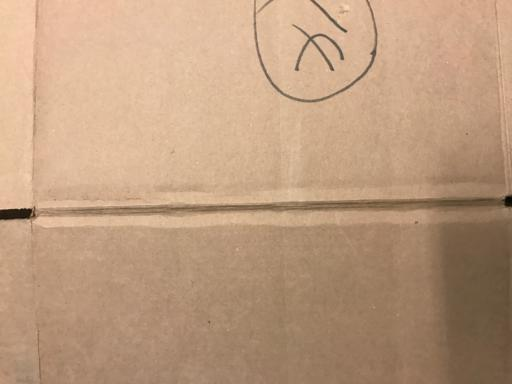
#> input picture Garbage Classification + ZeroWaste/data/raw/cardboard/cardboard1.jpg, 512 x 384 px
$ python debug_mask.py data/raw/cardboard/cardboard1.jpg
#> lines starting #> are read from the running program, lines starting #| are printed output that depends on the picture
"""
debug_mask.py — teste différents seuils BGR sur une image
Usage : python debug_mask.py data/raw/glass/img001.jpg
"""

import sys, os, cv2
import numpy as np
import matplotlib.pyplot as plt
from pathlib import Path
import config


def test_bgr_thresh(img_bgr, thresh, close_k=21, close_iter=3):
    smooth = cv2.GaussianBlur(img_bgr, (3,3), 0)
    b, g, r = cv2.split(smooth)
    bg   = ((b.astype(np.int16)>thresh) &
            (g.astype(np.int16)>thresh) &
            (r.astype(np.int16)>thresh)).astype(np.uint8)*255
    obj  = cv2.bitwise_not(bg)
    k    = cv2.getStructuringElement(cv2.MORPH_ELLIPSE,(close_k,close_k))
    obj  = cv2.morphologyEx(obj, cv2.MORPH_CLOSE, k, iterations=close_iter)
    k2   = cv2.getStructuringElement(cv2.MORPH_ELLIPSE,(5,5))
    obj  = cv2.morphologyEx(obj, cv2.MORPH_OPEN,  k2, iterations=1)
    # fill holes
    h,w  = obj.shape
    inv  = cv2.bitwise_not(obj)
    canvas = np.zeros((h+2,w+2),np.uint8)
    inv_c  = inv.copy()
    cv2.floodFill(inv_c, canvas, (0,0), 128)
    real_bg = (inv_c==128).astype(np.uint8)*255
    obj  = cv2.bitwise_not(real_bg)
    # nettoyer bords
    obj[:3,:]=obj[-3:,:]=obj[:,:3]=obj[:,-3:]=0
    # plus grand composant
    n,labels,stats,_ = cv2.connectedComponentsWithStats(obj,connectivity=8)
    if n>1:
        lg = 1+np.argmax(stats[1:,cv2.CC_STAT_AREA])
        out = np.zeros_like(obj); out[labels==lg]=255; obj=out
    return obj


def run_debug(image_path: str):
#> called with image_path = 'data/raw/cardboard/cardboard1.jpg'
    img = cv2.imread(image_path)
#> img is the input picture: shape (384, 512, 3); mean B, G, R 126.7, 155.5, 189
    if img is None:
        print(f"[ERREUR] Image introuvable : {image_path}"); sys.exit(1)

    h, w = img.shape[:2]
#> h = 384; w = 512
    img_rgb = cv2.cvtColor(img, cv2.COLOR_BGR2RGB)
    print(f"Image : {Path(image_path).name}  —  {w}×{h} px")
#| Image : cardboard1.jpg  —  512×384 px

    # Grille de seuils BGR à tester
    thresholds = [180, 190, 200, 210, 218, 225, 230, 235]

    n_cols = len(thresholds) + 1
    fig, axes = plt.subplots(2, n_cols, figsize=(4*n_cols, 8))

    axes[0,0].imshow(img_rgb); axes[0,0].set_title("ORIGINAL", fontweight="bold")
    axes[1,0].axis("off"); axes[0,0].axis("off")

    best_thresh = None; best_ratio_dist = float("inf")

    for j, thresh in enumerate(thresholds):
        mask  = test_bgr_thresh(img, thresh)
        ratio = (mask>127).sum() / (h*w) * 100
        ok    = 5 < ratio < 85
        color = "green" if ok else "red"

        axes[0,j+1].imshow(mask, cmap="gray")
        axes[0,j+1].set_title(f"seuil={thresh}\n{ratio:.1f}% objet",
                               fontsize=8, fontweight="bold", color=color)
        axes[0,j+1].axis("off")

        overlay = img_rgb.copy()
        overlay[mask>127] = (overlay[mask>127]*0.4 + np.array([0,220,80])*0.6).astype(np.uint8)
        axes[1,j+1].imshow(overlay); axes[1,j+1].axis("off")

        dist = abs(ratio - 40)
        if ok and dist < best_ratio_dist:
            best_ratio_dist = dist; best_thresh = thresh
#> this loop made 8 passes
#> pass 1, in test_bgr_thresh, `b, g, r = cv2.split(smooth)`:
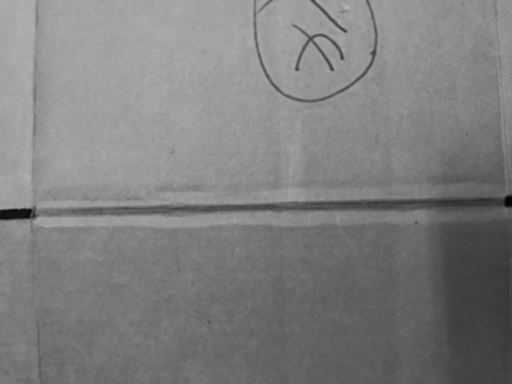
#> b: shape (384, 512); min 1, max 181, mean 126.7
#> pass 1, in test_bgr_thresh, `b, g, r = cv2.split(smooth)`:
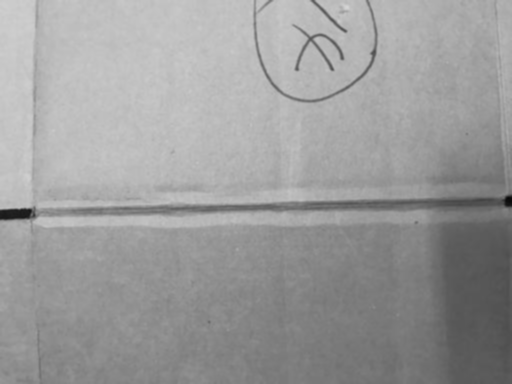
#> g: shape (384, 512); min 6, max 213, mean 155.5
#> pass 1, in test_bgr_thresh, `b, g, r = cv2.split(smooth)`:
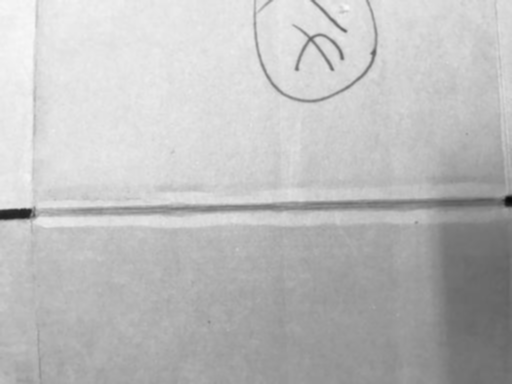
#> r: shape (384, 512); min 10, max 249, mean 189
#> after the loop, best_ratio_dist = inf

    if best_thresh is not None:
        j = thresholds.index(best_thresh)
        axes[0,j+1].set_title(axes[0,j+1].get_title()+"\n← RECOMMANDÉ",
                               fontsize=8, fontweight="bold", color="blue")
        print(f"\n  Paramètre recommandé pour cette image :")
        print(f"  BGR_THRESHOLD = {best_thresh}")
        print(f"\n  → Modifier dans mask_generation.py :")
        cls = Path(image_path).parent.name.lower()
        print(f"    BGR_THRESHOLDS['{cls}'] = {best_thresh}")
    else:
        print("\n⚠  Aucun seuil satisfaisant (5-85%) trouvé.")
        print("   Images peut-être trop similaires au fond blanc.")
        print("   → Essayez avec use_grabcut=True dans generate_binary_mask()")

    plt.suptitle(f"Debug seuils BGR — {Path(image_path).name}\n"
                 "Vert=bon (5-85%)  Rouge=mauvais", fontsize=11)
    plt.tight_layout()
    os.makedirs(config.OUTPUT_DIR, exist_ok=True)
    out = os.path.join(config.OUTPUT_DIR, f"debug_{Path(image_path).stem}.png")
    plt.savefig(out, dpi=110, bbox_inches="tight"); plt.close()
#> after `plt.savefig(out, dpi=110, bbox_inches='tight')`:
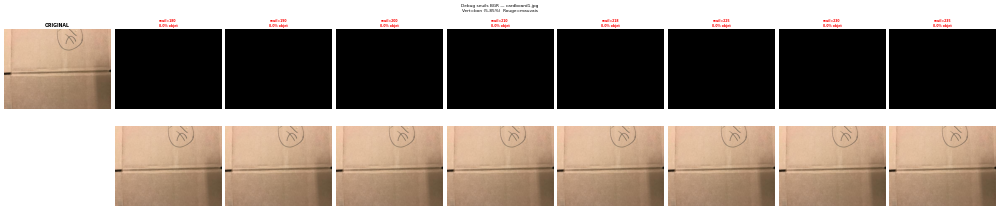
#> figure drawn by matplotlib, 17 panels
    print(f"\n  → {out}")


if __name__ == "__main__":
    if len(sys.argv) < 2:
        print("Usage : python debug_mask.py chemin/vers/image.jpg")
        sys.exit(0)
    run_debug(sys.argv[1])

$ run again, on Garbage Classification + ZeroWaste/data/raw/cardboard/cardboard14.jpg
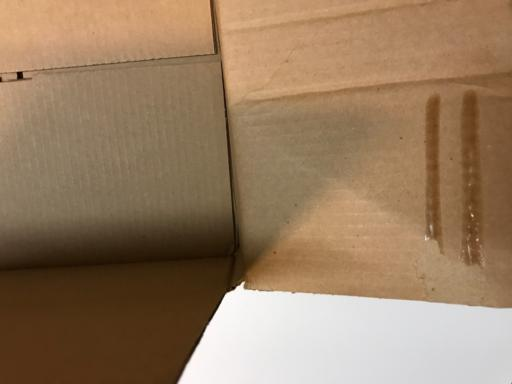
#> input picture Garbage Classification + ZeroWaste/data/raw/cardboard/cardboard14.jpg, 512 x 384 px
#> in run_debug, img is the input picture: shape (384, 512, 3); mean B, G, R 97.3, 124.8, 151.6
#| Image : cardboard14.jpg  —  512×384 px
#> the loop in run_debug, `for j, thresh in enumerate(thresholds):` made 8 passes
#> (n in test_bgr_thresh, stats in test_bgr_thresh, ratio, ok, color, dist, best_ratio_dist) on pass 1: (2, [[0, 0, 512, 384, 171290], [183, 290, 326, 91, 25318]], 12.88, True, 'green', 27.12, 27.12)
#> pass 1, in test_bgr_thresh, `b, g, r = cv2.split(smooth)`:
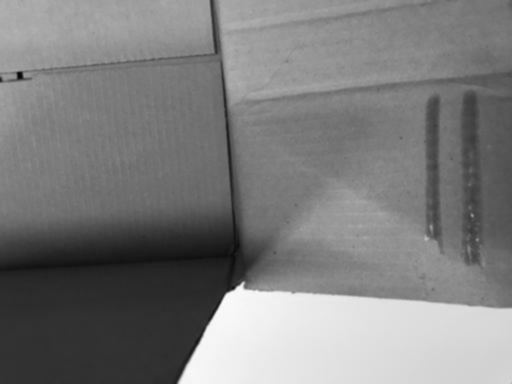
#> g: shape (384, 512); min 5, max 251, mean 124.8
#> pass 1, in test_bgr_thresh, `b, g, r = cv2.split(smooth)`:
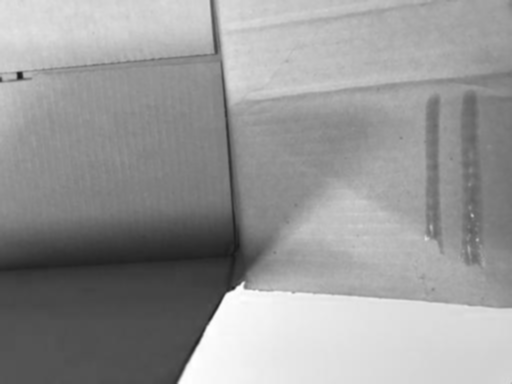
#> r: shape (384, 512); min 25, max 255, mean 151.6
#> after the loop in run_debug, `for j, thresh in enumerate(thresholds):`: best_ratio_dist = 27.12; best_thresh = 180
#> j = 0
#|   BGR_THRESHOLD = 180
#|     BGR_THRESHOLDS['cardboard'] = 180

$ run again, on Garbage Classification + ZeroWaste/data/raw/cardboard/cardboard18.jpg
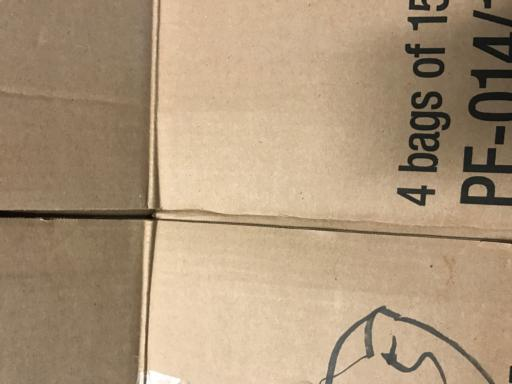
#> input picture Garbage Classification + ZeroWaste/data/raw/cardboard/cardboard18.jpg, 512 x 384 px
#> in run_debug, img is the input picture: shape (384, 512, 3); mean B, G, R 122.6, 150.2, 172.9
#| Image : cardboard18.jpg  —  512×384 px
#> the loop in run_debug, `for j, thresh in enumerate(thresholds):` made 8 passes
#> pass 1, in test_bgr_thresh, `b, g, r = cv2.split(smooth)`:
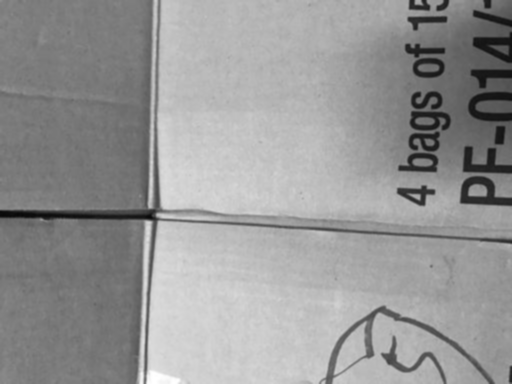
#> g: shape (384, 512); min 8, max 255, mean 150.2
#> pass 1, in test_bgr_thresh, `b, g, r = cv2.split(smooth)`:
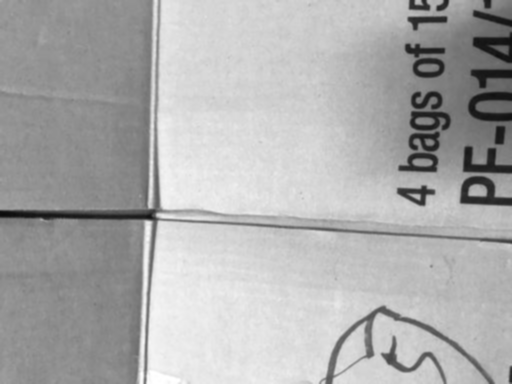
#> r: shape (384, 512); min 11, max 255, mean 172.9
#> after the loop in run_debug, `for j, thresh in enumerate(thresholds):`: best_ratio_dist = inf
